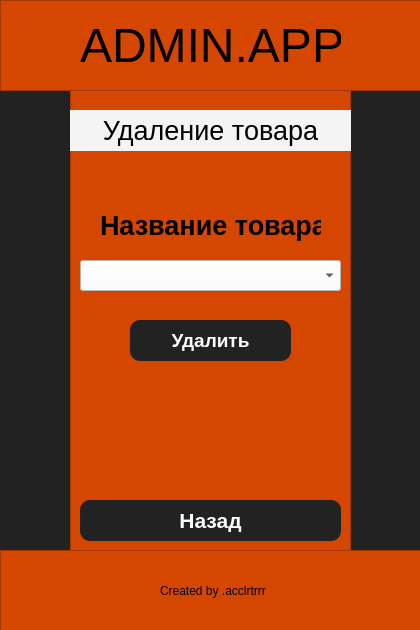
<?xml version="1.0" encoding="UTF-8"?>
<ui version="4.0">
 <class>MainWindow</class>
 <widget class="QMainWindow" name="MainWindow">
  <property name="geometry">
   <rect>
    <x>0</x>
    <y>0</y>
    <width>420</width>
    <height>630</height>
   </rect>
  </property>
  <property name="windowTitle">
   <string>MainWindow</string>
  </property>
  <widget class="QWidget" name="centralwidget">
   <property name="styleSheet">
    <string notr="true">background-color: rgb(34, 34, 34)</string>
   </property>
   <widget class="QFrame" name="frame">
    <property name="geometry">
     <rect>
      <x>0</x>
      <y>0</y>
      <width>481</width>
      <height>91</height>
     </rect>
    </property>
    <property name="styleSheet">
     <string notr="true">background-color: rgb(213, 71, 0)</string>
    </property>
    <property name="frameShape">
     <enum>QFrame::StyledPanel</enum>
    </property>
    <property name="frameShadow">
     <enum>QFrame::Raised</enum>
    </property>
    <widget class="QLabel" name="label_7">
     <property name="geometry">
      <rect>
       <x>80</x>
       <y>20</y>
       <width>261</width>
       <height>51</height>
      </rect>
     </property>
     <property name="font">
      <font>
       <family>Yu Gothic UI</family>
       <pointsize>36</pointsize>
      </font>
     </property>
     <property name="text">
      <string>ADMIN.APP</string>
     </property>
    </widget>
   </widget>
   <widget class="QFrame" name="frame_2">
    <property name="geometry">
     <rect>
      <x>70</x>
      <y>90</y>
      <width>281</width>
      <height>471</height>
     </rect>
    </property>
    <property name="font">
     <font>
      <family>Train One</family>
      <pointsize>18</pointsize>
     </font>
    </property>
    <property name="styleSheet">
     <string notr="true">background-color: rgb(213, 71, 0)</string>
    </property>
    <property name="frameShape">
     <enum>QFrame::StyledPanel</enum>
    </property>
    <property name="frameShadow">
     <enum>QFrame::Raised</enum>
    </property>
    <widget class="QPushButton" name="pushButton">
     <property name="enabled">
      <bool>true</bool>
     </property>
     <property name="geometry">
      <rect>
       <x>60</x>
       <y>230</y>
       <width>161</width>
       <height>41</height>
      </rect>
     </property>
     <property name="font">
      <font>
       <family>Yu Gothic UI</family>
       <pointsize>14</pointsize>
       <weight>75</weight>
       <bold>true</bold>
      </font>
     </property>
     <property name="mouseTracking">
      <bool>false</bool>
     </property>
     <property name="layoutDirection">
      <enum>Qt::LeftToRight</enum>
     </property>
     <property name="styleSheet">
      <string notr="true">QPushButton{
	background-color: rgb(34, 34, 34);
	border-radius: 10;
	color: white
}

QPushButton: pressed{
	background-color: rgb(81, 81, 81)
}</string>
     </property>
     <property name="text">
      <string>Удалить</string>
     </property>
    </widget>
    <widget class="QPushButton" name="pushButton_4">
     <property name="geometry">
      <rect>
       <x>10</x>
       <y>410</y>
       <width>261</width>
       <height>41</height>
      </rect>
     </property>
     <property name="font">
      <font>
       <family>Yu Gothic UI</family>
       <pointsize>16</pointsize>
       <weight>75</weight>
       <bold>true</bold>
      </font>
     </property>
     <property name="layoutDirection">
      <enum>Qt::LeftToRight</enum>
     </property>
     <property name="styleSheet">
      <string notr="true">QPushButton{
	background-color: rgb(34, 34, 34);
	border-radius: 10;
	color: white
}

QPushButton: pressed{
	background-color: rgb(81, 81, 81)
}</string>
     </property>
     <property name="text">
      <string>Назад</string>
     </property>
    </widget>
    <widget class="QLabel" name="label_3">
     <property name="geometry">
      <rect>
       <x>30</x>
       <y>120</y>
       <width>221</width>
       <height>31</height>
      </rect>
     </property>
     <property name="font">
      <font>
       <family>Yu Gothic UI</family>
       <pointsize>20</pointsize>
       <weight>75</weight>
       <bold>true</bold>
      </font>
     </property>
     <property name="text">
      <string>Название товара</string>
     </property>
    </widget>
    <widget class="QLabel" name="label_8">
     <property name="geometry">
      <rect>
       <x>0</x>
       <y>20</y>
       <width>281</width>
       <height>41</height>
      </rect>
     </property>
     <property name="font">
      <font>
       <family>Yu Gothic UI</family>
       <pointsize>20</pointsize>
      </font>
     </property>
     <property name="styleSheet">
      <string notr="true">background-color: rgb(244, 244, 244);
</string>
     </property>
     <property name="text">
      <string>Удаление товара</string>
     </property>
     <property name="alignment">
      <set>Qt::AlignCenter</set>
     </property>
    </widget>
    <widget class="QComboBox" name="comboBox">
     <property name="geometry">
      <rect>
       <x>10</x>
       <y>170</y>
       <width>261</width>
       <height>31</height>
      </rect>
     </property>
     <property name="font">
      <font>
       <family>Yu Gothic UI</family>
       <pointsize>12</pointsize>
      </font>
     </property>
     <property name="styleSheet">
      <string notr="true">background-color: white;
</string>
     </property>
    </widget>
   </widget>
   <widget class="QFrame" name="frame_3">
    <property name="geometry">
     <rect>
      <x>0</x>
      <y>550</y>
      <width>481</width>
      <height>91</height>
     </rect>
    </property>
    <property name="styleSheet">
     <string notr="true">background-color: rgb(213, 71, 0)</string>
    </property>
    <property name="frameShape">
     <enum>QFrame::StyledPanel</enum>
    </property>
    <property name="frameShadow">
     <enum>QFrame::Raised</enum>
    </property>
    <widget class="QLabel" name="label_2">
     <property name="geometry">
      <rect>
       <x>160</x>
       <y>30</y>
       <width>111</width>
       <height>21</height>
      </rect>
     </property>
     <property name="font">
      <font>
       <family>Yu Gothic UI</family>
       <pointsize>9</pointsize>
      </font>
     </property>
     <property name="text">
      <string>Created by .acclrtrrr</string>
     </property>
    </widget>
   </widget>
  </widget>
 </widget>
 <resources/>
 <connections/>
</ui>
